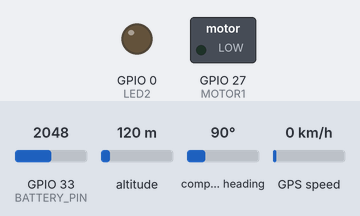
Bench run of a sketch on a simulated ESP32. Parts: switched loads named in the sketch (green lamp = pin HIGH), output pins drawn as LEDs (lit = HIGH). The inputs (shaded band) are chosen by the test bench; at power-on: GPIO 33 (BATTERY_PIN) = 2048, altitude 120 m, compass heading 90°, GPS speed 0 km/h. The GPS gets a fix after 3 s at 37.7749, -122.4194 with 8 satellites; no radio packets arrive unless stated; pins used as bus, display or sensor lines are not drawn.

Above: at 0.0 s.
At 1.1 s:
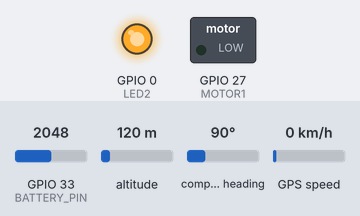
Timing chart, 0 to 2.6 s (numbered marks = the images above):
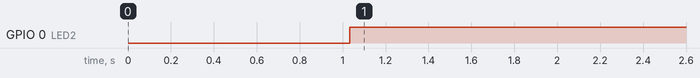

The sketch:

main.ino
```cpp
#include "main.hpp"

// The TinyGPS++ object
TinyGPSPlus gps;

// Time (millis) counters for timed operations
unsigned long last_msg_rx = 0;
unsigned long last_lora_tx = 0;
unsigned long last_erase_buffers = 0;
unsigned long last_ap_request = 0;
uint32_t pwm_move = PWM_MOVE;

// JSON with the relevant data
String gps_json;    // GPS data
String timer_json;  // Timer data

//Variables from the GPS
String gps_sattelites;
String gps_hdop;
String gps_lat;
String gps_lng;
String gps_age;
String gps_datetime;
String gps_altitude_meters;
String gps_course_deg;
String gps_speed_kmph;
String gps_course;
String gps_isvalid;
String gps_chars_processed;
String gps_sentences_with_fix;
String gps_failed_checksum;

// Variables of the timer
int timer_end_hours = 0;
int timer_end_min = 0;
int timer_end_sec = 0;
unsigned long timer_end_ts_shared = 0;
unsigned long timer_end_ts_local = 0;
unsigned long timer_current = 0;

int message_selector = GPS_MESSAGE_ID;

bool timer_reached_end = false;

//function prototypes

static void smartDelay(unsigned long ms);
bool runEvery(unsigned long interval, unsigned long *previousMillis);
static String getFloatGPS(float val, bool valid, int len, int prec);
static String getIntGPS(unsigned long val, bool valid, int len);
static String getDateTimeGPS(TinyGPSDate &d, TinyGPSTime &t);
static String getStrGPS(const char *str, int len);
void LoRa_rxMode();
void LoRa_txMode();
void LoRa_sendMessage(String message);
void onReceiveLora(int packetSize);
void onTxDoneLoRa();
void setup() {
  // Initialize serial communication (used for the GPS)
  Serial2.begin(GPS_BAUD, SERIAL_8N1, GPS_RX, GPS_TX);
  Serial.begin(115200);
  // Initialize the output variables as outputs
  pinMode(LED1, OUTPUT);
  pinMode(LED2, OUTPUT);
  // Initialize pwm channel and servo motor pin
  ledcSetup(PWM_CHANNEL, PWM_FREQ, PWM_RES);
  ledcAttachPin(MOTOR1, PWM_CHANNEL);
  // Setup LoRa module
  LoRa.setPins(CS_LORA, RST_LORA, IRQ_LORA);


  // Initialize the LoRa module
  if (!LoRa.begin(LORA_FREQUENCY)) {
    Serial.println("LoRa init failed. Check your connections.");
    while (true);                       // if failed, do nothing
  }
  LoRa.setSpreadingFactor(LORA_SF);
  LoRa.onReceive(onReceiveLora);    // Config LoRa RX routines
  LoRa.onTxDone(onTxDoneLoRa);      // Config LoRa TX routines
  LoRa_rxMode();                // Activate LoRa RX
}

void loop() {
  // put your main code here, to run repeatedly:
  // Get the GPS data
  gps_sattelites = getIntGPS(gps.satellites.value(), gps.satellites.isValid(), 5);
  gps_hdop = getIntGPS(gps.hdop.value(), gps.hdop.isValid(), 5);
  gps_lat = getFloatGPS(gps.location.lat(), gps.location.isValid(), 11, 6);
  gps_lng = getFloatGPS(gps.location.lng(), gps.location.isValid(), 12, 6);
  gps_age = getIntGPS(gps.location.age(), gps.location.isValid(), 5);
  gps_datetime = getDateTimeGPS(gps.date, gps.time);
  gps_altitude_meters = getFloatGPS(gps.altitude.meters(), gps.altitude.isValid(), 7, 2);
  gps_course_deg = getFloatGPS(gps.course.deg(), gps.course.isValid(), 7, 2);
  gps_speed_kmph = getFloatGPS(gps.speed.kmph(), gps.speed.isValid(), 6, 2);
  gps_isvalid = getStrGPS(gps.course.isValid() ? TinyGPSPlus::cardinal(gps.course.value()) : "*** ", 6);
  gps_chars_processed = getIntGPS(gps.charsProcessed(), true, 6);
  gps_sentences_with_fix = getIntGPS(gps.sentencesWithFix(), true, 10);
  gps_failed_checksum = getIntGPS(gps.failedChecksum(), true, 9);
  // Create a JSON with the GPS data
  gps_json = "{\"type\": \"gps\",";
  gps_json += " \"sattelites\": \""+ gps_sattelites +"\",";
  gps_json += " \"hdop\": \""+ gps_hdop +"\",";
  gps_json += " \"lat\": \""+ gps_lat +"\",";
  gps_json += " \"lng\": \""+ gps_lng +"\",";
  gps_json += " \"age\": \""+ gps_age +"\",";
  gps_json += " \"datetime\": \""+ gps_datetime +"\",";
  gps_json += " \"altitude\": \""+ gps_altitude_meters +"m\",";
  gps_json += " \"course_deg\": \""+ gps_altitude_meters +"deg\",";
  gps_json += " \"speed_kmph\": \""+ gps_speed_kmph +"Kmph\",";
  gps_json += " \"isValid\": \""+ gps_isvalid+"\"}";

  // Create a JSON with the timer data
  timer_json = "{\"type\": \"timer\",";
  timer_json += " \"current_ts\": \"" + String(millis()) + "\",";
  timer_json += " \"end_ts\": \"" + String(timer_end_ts_shared) + "\",";
  timer_json += " \"battery\": \"" + String(analogRead(BATTERY_PIN)) + "\",";
  timer_json += " \"timer_reached_end\": " + String(int(timer_reached_end)) + "}";
  // Apply delay that ensures that the gps object is being "fed".
  smartDelay(1000);

  if (millis() > 5000 && gps.charsProcessed() < 10){
    //no gps data received
  }
  if (runEvery(PERIOD_TX_LORA, &last_lora_tx)) { // repeat every 1000 millis
    switch (message_selector) {
      case GPS_MESSAGE_ID:
        LoRa_sendMessage(gps_json);             // Send a message
        message_selector = TIMER_MESSAGE_ID;
        break;
      case TIMER_MESSAGE_ID:
        LoRa_sendMessage(timer_json);             // Send a message
        message_selector = GPS_MESSAGE_ID;
        break;
      default:
        // statements
        break;
    }
  }
  if((timer_end_ts_local > 0) && (millis() > timer_end_ts_local)){
    timer_reached_end = true;
    // ------   Activate release mechanism  --------------
    if(pwm_move >= 25){
      pwm_move = PWM_MOVE;
    }
    ledcWrite(PWM_CHANNEL, pwm_move);
    pwm_move += 1;
    // ---------------------------------------------------
  }
}
boolean runEvery(unsigned long interval, unsigned long *previousMillis)
{
  unsigned long currentMillis = millis(); // Store the current time
  // Check if a time interval has passed since the last previousMillis
  if (currentMillis - *previousMillis >= interval)
  {
    *previousMillis = currentMillis;      // Update the time of *previousMillis
    return true;
  }
  return false;
}

static void smartDelay(unsigned long ms)
{
  unsigned long start = millis();
  do
  {
    while (Serial2.available())
      gps.encode(Serial2.read());
  } while (millis() - start < ms);
}

static String getFloatGPS(float val, bool valid, int len, int prec)
{
  String result = "";
  if (!valid)
  {
    while (len-- > 1)
      result += "*";
      //Serial.print('*');
    //Serial.print(' ');
    result += " ";
  }
  else
  {
    result += String(val) + " " + String(prec);
    //Serial.print(val, prec);
    int vi = abs((int)val);
    int flen = prec + (val < 0.0 ? 2 : 1); // . and -
    flen += vi >= 1000 ? 4 : vi >= 100 ? 3 : vi >= 10 ? 2 : 1;
    for (int i=flen; i<len; ++i)
      //Serial.print(' ');
      result += " ";
  }
  smartDelay(0);
  return result;
}

static String getIntGPS(unsigned long val, bool valid, int len)
{
  String result = "";
  char sz[32] = "*****************";
  if (valid)
    sprintf(sz, "%ld", val);
  sz[len] = 0;
  for (int i=strlen(sz); i<len; ++i)
    sz[i] = ' ';
  if (len > 0)
    sz[len-1] = ' ';
  //Serial.print(sz);
  result += "" + String(sz);
  smartDelay(0);
  return result;
}

static String getDateTimeGPS(TinyGPSDate &d, TinyGPSTime &t){
  String result = "";
  if (!d.isValid())
  {
    //Serial.print(F("********** "));
    result += "********** ";
  }
  else
  {
    char sz[32];
    sprintf(sz, "%02d/%02d/%02d ", d.month(), d.day(), d.year());
    //Serial.print(sz);
    result += "" + String(sz);
  }

  if (!t.isValid())
  {
    //Serial.print(F("******** "));
    result += "******** ";
  }
  else
  {
    char sz[32];
    sprintf(sz, "%02d:%02d:%02d ", t.hour(), t.minute(), t.second());
    result += "" + String(sz);
  }

  result += getIntGPS(d.age(), d.isValid(), 5);
  smartDelay(0);
  return result;
}

static String getStrGPS(const char *str, int len)
{
  String result;
  int slen = strlen(str);
  for (int i=0; i<len; ++i)
    //Serial.print(i<slen ? str[i] : ' ');
    if(i<slen){
      result += str[i];
    }else{
      result += ' ';
    }
  smartDelay(0);
  return result;
}

//########################################
//##              LoRa                  ##
//########################################

/**
 * [LoRa_rxMode Setup Lora's Receiver Mode]
 */
void LoRa_rxMode(){
  digitalWrite(LED_LORA_RX, HIGH); // turn on the LoRa RX LED
  digitalWrite(LED_LORA_TX, LOW);  // turn off the LoRa TX LED
  LoRa.enableInvertIQ();           // active invert I and Q signals
  LoRa.receive();                  // set receive mode
}

void LoRa_txMode(){
  digitalWrite(LED_LORA_RX, LOW);  // turn off the LoRa RX LED
  digitalWrite(LED_LORA_TX, HIGH); // turn on the LoRa TX LED
  LoRa.idle();                     // set standby mode
  LoRa.disableInvertIQ();          // normal mode
}

void LoRa_sendMessage(String message) {
  LoRa_txMode();          // set tx mode
  LoRa.beginPacket();     // start packet
  LoRa.print(message);    // add payload
  LoRa.endPacket(true);   // finish packet and send it
}

/**
 * [onReceiveLora Interrupt that activates when LoRa receives a message]
 * @param packetSize [Size of the package received]
 */
void onReceiveLora(int packetSize) {
  String message = "";              //Variable used to store the received message

  while (LoRa.available()) {        // Loop while there is data in the RX buffer
    message += (char)LoRa.read();   // Read a new value from the RX buffer
  }

  // Parse Type of Message
  int init_index = 0;
  int end_index = message.indexOf(':', init_index);
  String json_param = message.substring(message.indexOf('"', init_index) + 1, end_index - 1);
  String json_value = message.substring(message.indexOf('"', end_index) + 1 , message.indexOf(',', end_index) - 1);
  unsigned long onboard_gateway_current_time = 0;

  if(json_param.equals("type")){
    if(json_value.equals("timer")){  // Parse timer message
      init_index = message.indexOf(',', end_index);
      end_index = message.indexOf(':', init_index);
      json_param = message.substring(message.indexOf('"', init_index) + 1, end_index - 1);
      json_value = message.substring(message.indexOf('"', end_index) + 1 , message.indexOf(',', end_index) - 1);
      if(json_param.equals("current_ts")) onboard_gateway_current_time = strtoul(json_value.c_str(), NULL, 10);
      init_index = message.indexOf(',', end_index);
      end_index = message.indexOf(':', init_index);
      json_param = message.substring(message.indexOf('"', init_index) + 1, end_index - 1);
      json_value = message.substring(message.indexOf('"', end_index) + 1 , message.indexOf(',', end_index) - 1);
      if(json_param.equals("end_ts")){
        timer_end_ts_shared = strtoul(json_value.c_str(), NULL, 10);
        if(timer_end_ts_shared > 0 && timer_end_ts_local != timer_end_ts_shared)timer_end_ts_local = millis() + timer_end_ts_shared - onboard_gateway_current_time;
      }
      timer_reached_end = false;
    }
  }
  // Store the message in the string with all messages associated to lora

  last_msg_rx = millis();           // Store the time of the last reception
}

/**
 * [onTxDoneLoRa Interrupt that activates when LoRa ends transmission]
 */
void onTxDoneLoRa() {// Store a message from the Lora process
  LoRa_rxMode();                // Activate lora's reception mode
}
```

main.hpp
```cpp
#include <TinyGPS++.h>
#include <SPI.h>
#include <LoRa.h>

#define LED1 5                // ESP32 GPIO connected to LED1
#define LED2 0                // ESP32 GPIO connected to LED2
#define LED_LORA_RX LED1      // Led that notifies LoRa RX
#define LED_LORA_TX LED2      // Led that notifies LoRa TX
#define CS_LORA 5             // LoRa radio chip select
#define RST_LORA 14           // LoRa radio reset
#define IRQ_LORA 13           // LoRa Hardware interrupt pin
#define LORA_SF  7            // LoRa Spreading Factor
#define MOTOR1   27           // Servo Motor steering pin
#define PWM_FREQ    50        //Pwm frequency for servo motor
#define PWM_CHANNEL 0         //PWM channel for single servo motor
#define PWM_RES     8         //PWM resolution
#define PWM_MOVE    13        // PWM constant move
#define BATTERY_PIN 33        //PIN to read battery value from
#define PERIOD_TX_LORA 1000   // Period between Lora Transmissions
#define PERIOD_ERASE_BUFF 10000 // Period between the erase of terminal msgs
#define PERIOD_TX_LORA 1000   // Period between Lora Transmissions
#define LORA_FREQUENCY 868E6  // Frequency used by the LoRa module (433E6 , 868E6 , 915E6)
#define GPS_BAUD  9600        // GPS baud rate
#define GPS_RX    16
#define GPS_TX    17
#define TIME_PARAM_INPUT_1 "hours"  // Params used to parse the html form submit
#define TIME_PARAM_INPUT_2 "min"    // Params used to parse the html form submit
#define TIME_PARAM_INPUT_3 "sec"    // Params used to parse the html form submit
#define GPS_MESSAGE_ID 0
#define TIMER_MESSAGE_ID 1
```

Measured:
- by itself, GPIO 0 (LED2): LOW → HIGH at 1.0 s
